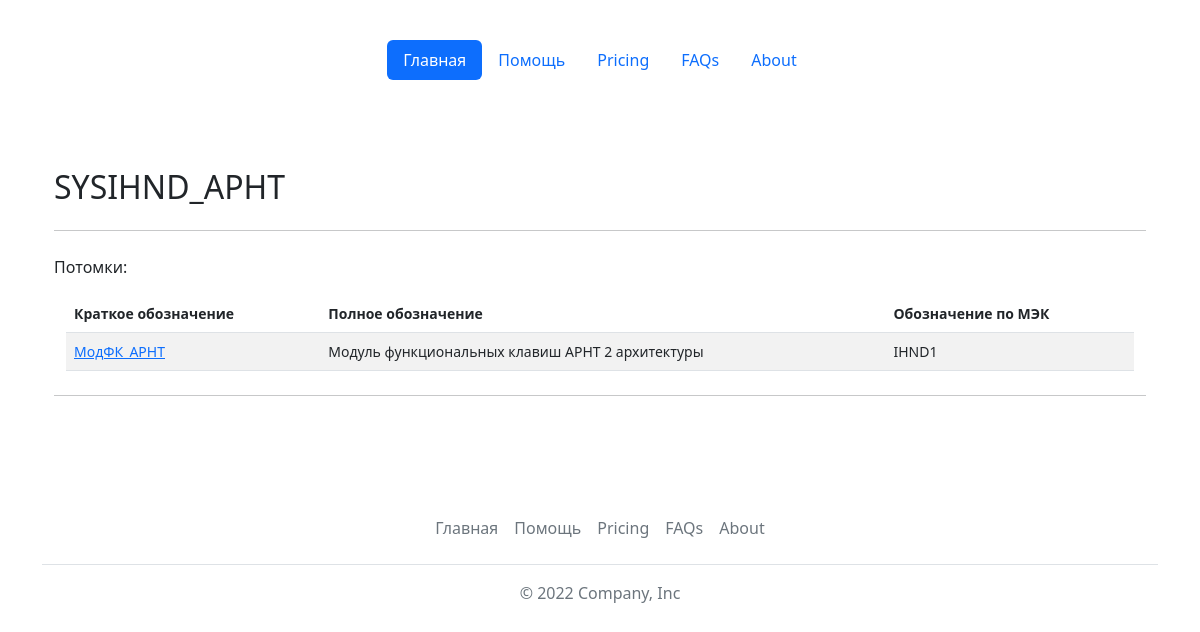
The page /checkconns/?name=SYSIHND_АРНТ&type=ln_type on the database as committed earlier.
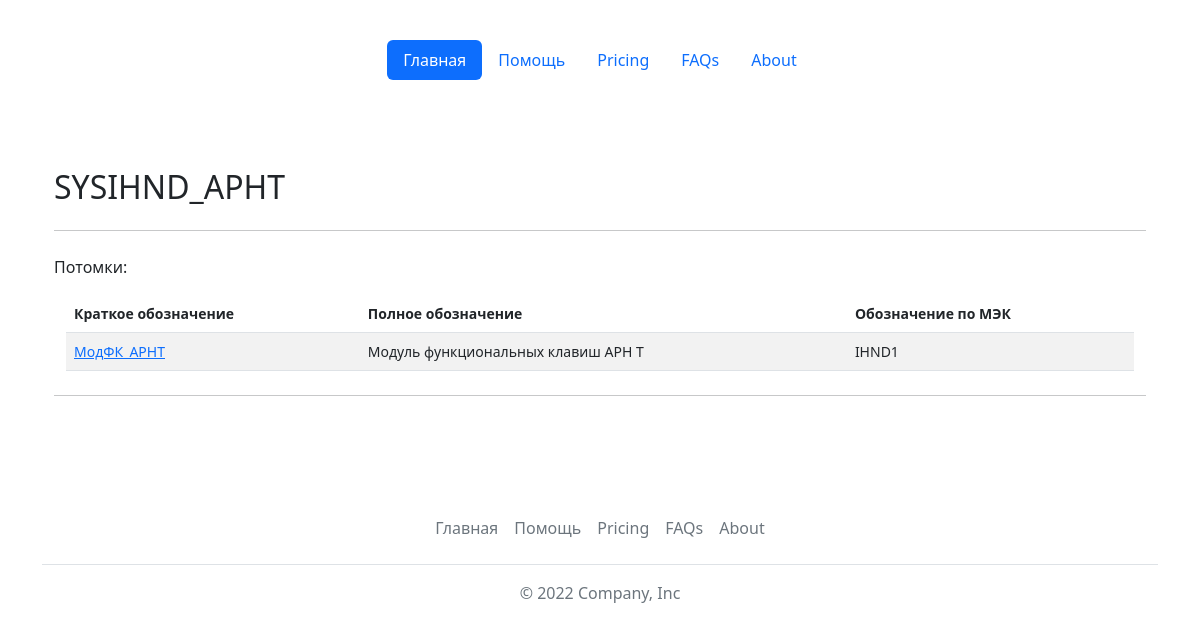
The same page on the database as committed later.
### base_types/models.py (models this page shows, shortened)
class LogicNodesTypes(models.Model):
    id = models.AutoField(primary_key=True)
    name = models.CharField(max_length=64, verbose_name='Имя типа ЛУ', unique=True)
    description = models.TextField(max_length=1024, blank=True, verbose_name='Описание')
    explanation = models.TextField(max_length=2048, blank=True, verbose_name='Пояснение')
    class Meta:
        verbose_name = 'Тип логического узла'
        verbose_name_plural = 'Типы логических узлов'
        ordering = ['name']

class LogicNodeInstantiated(models.Model):
    id = models.AutoField(primary_key=True)
    short_name = models.CharField(max_length=64, verbose_name='Краткое имя (например: БУ или ДЗТ)', unique=True)
    full_name = models.CharField(max_length=128, verbose_name='Полное имя', blank=True)
    ln_prefix = models.CharField(max_length=32, verbose_name='Префикс ЛУ', blank=True)
    class_name = models.CharField(max_length=4, verbose_name='Класс (например: PDIF)')
    instance = models.IntegerField(verbose_name='Номер экземпляра', blank=True, null=True)
    ln_type = models.ForeignKey(LogicNodesTypes, on_delete=models.CASCADE, verbose_name='Тип ЛУ', null=True)
    class Meta:
        verbose_name = 'Экземпляр логического узла'
        verbose_name_plural = 'Экземпляр логического узла'
        ordering = ['short_name']
    @property
    def get_instance_report(self):
        if self.instance==-1:
            return '(n)'
        if self.instance:
            return self.instance
        else:
            return ""

### base_types/views.py (the view, shortened to what this page needs)
# urls.py: path('checkconns/', views.connslntype),
def connslntype(request):
    name = request.GET.get('name')
    type = request.GET.get('type')
    if type == 'ln_type':
        lntype = LogicNodesTypes.objects.get(name=name)
        ln_inst = LogicNodeInstantiated.objects.all().filter(ln_type=lntype.id)
        for inst in ln_inst:
            print(inst.short_name)
        return render(request, 'base_types/conns.html', {'ln_type': name, 'ln_inst':ln_inst})

### templates/base_types/conns.html
{% extends 'base.html' %}
{% block content %}
<main class="container py-5">
        {% if ln_inst %}
        <h2 class="mt-4">{{ln_type}}</h2>
        <hr class="my-4">
        <p>Потомки:</p>
        <div class="container small">
        <table class="table table-striped">
            <thead>
                <tr>
                  <th scope="col">Краткое обозначение</th>
                  <th scope="col">Полное обозначение</th>
                  <th scope="col">Обозначение по МЭК</th>
                </tr>
            </thead>
            <tbody>
            {% for item in ln_inst %}
                <tr>
                    <td><a href="?name={{item.short_name}}&type=inst_ln&lntype={{ln_type}}">{{item.short_name}}</a></td>
                    <td>{{item.full_name}}</td>
                    <td>{{item.ln_prefix}}{{item.class_name}}{{item.get_instance_report}}</td>
                </tr>
            {% endfor %}
            </tbody>
        </table>
        </div>
        <hr class="my-4">
        {% else %}
        <h2 class="mt-4">У типа логического узла "{{ln_type}}" нет потомков =(</h2>
        {% endif %}
</main>
{% endblock %}

Rows that differ between the two databases and show on the page:
no longer on this page (row unchanged): LogicNodesTypes: name "SYSIHND_АРНТ"
changed LogicNodeInstantiated "МодФК_АРНТ": full_name "Модуль функциональных клавиш АРНТ 2 архитектуры" → "Модуль функциональных клавиш АРН Т"
Other text that changed with them:
{{ ln_type }}: (not shown) → "SYSIHND_АРНТ"
